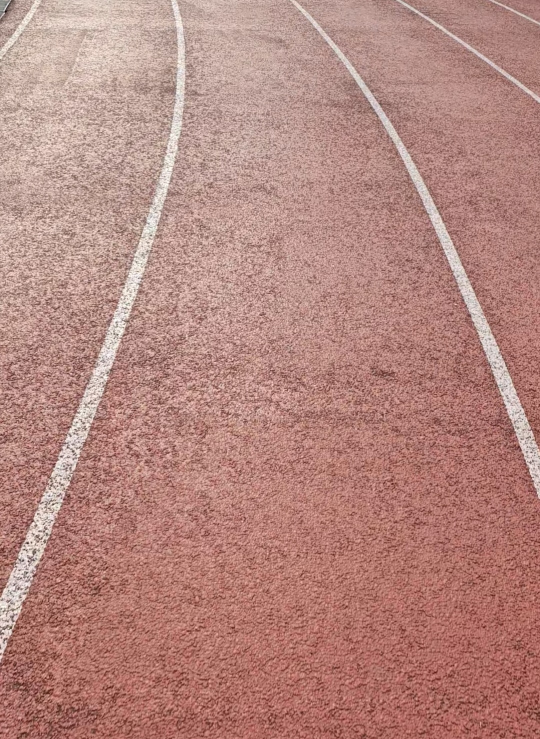
#> input picture 차선검출/test_img.jpg, 1080 x 1478 px, given in place of test_video.mp4, which was not available (shown at 1/2 size)
$ python video_test.py
#> lines starting #> are read from the running program, lines starting #| are printed output that depends on the picture; after the words box and inside, x2 and y2 are one past the last pixel; in counts of white or black regions, pixels touching at a corner belong together; pictures that were not available may be replaced by others from this repository, and a replacement may not be noted
import matplotlib.pyplot as plt
import matplotlib.image as mpimg
import numpy as np
import cv2

#출처 : https://pinkwink.kr/1264
path = "test_video.mp4"
cap=cv2.VideoCapture(path)

fps = cap.get(cv2.CAP_PROP_FPS)
width  = cap.get(cv2.CAP_PROP_FRAME_WIDTH)
height = cap.get(cv2.CAP_PROP_FRAME_HEIGHT)
codec = cv2.VideoWriter_fourcc(*'mp4v')
out=cv2.VideoWriter('output_2.mp4', codec, 30.0, (int(width),int(height)))
print(width,height)
# [4 lines of commented-out code are left out]

def grayscale(img):
    return cv2.cvtColor(img,cv2.COLOR_RGB2GRAY)
# gray=grayscale(img)

def gaussian_blur(img,kernel_size):
    return cv2.GaussianBlur(img,(kernel_size, kernel_size),0)
kernel_size=5
# blur_gray=gaussian_blur(gray,kernel_size)
# blur_gray = (blur_gray * 255).astype(np.uint8)

def canny(img,low_threshold,high_threshold):
    return cv2.Canny(img,low_threshold,high_threshold)
low_threshold=50
high_threshold=200
# edges=canny(blur_gray,low_threshold,high_threshold)
# print(len(img.shape))


# print(imshape)


def region_of_interest(img,vertices):
    mask = np.zeros_like(gray)

    if len(img.shape) >2 :
        channel_count=img.shape[2]
        ignore_mask_color=(255,)*channel_count
    else:
        ignore_mask_color =255
    cv2.fillPoly(mask,vertices,ignore_mask_color)

    masked_image=cv2.bitwise_and(img,mask)
    return masked_image

# imshape=img.shape
# vertices=np.array([[(10,400),(120,120),(440,120),(490,400)]],dtype=np.int32)
# mask = region_of_interest(edges,vertices)

def draw_lines(img,lines,color=[255,0,0],thickness=5):
    for line in lines:
        for x1,y1,x2,y2 in line:
            cv2.line(img,(x1,y1),(x2,y2),color,thickness)

def hough_lines(img,rho,theta,threshold,min_line_len,max_line_gap):
    lines =cv2.HoughLinesP(img,rho,theta,threshold,np.array([]), minLineLength=min_line_len,maxLineGap=max_line_gap)
    line_img=np.zeros((img.shape[0],img.shape[1],3),dtype=np.uint8) #왜3으로 해야하니 내 shape은 4던뎅
    draw_lines(line_img,lines)
    return line_img
rho=2
theta=np.pi/180
threshold=90
min_line_len=120
max_line_gap=150
# [6 lines of commented-out code are left out]
while cap.isOpened():
    ret,img = cap.read()
#> img is the input picture: shape (1478, 1080, 3); mean B, G, R 127.2, 135.2, 181.1
    img = (img * 255).astype(np.uint8)
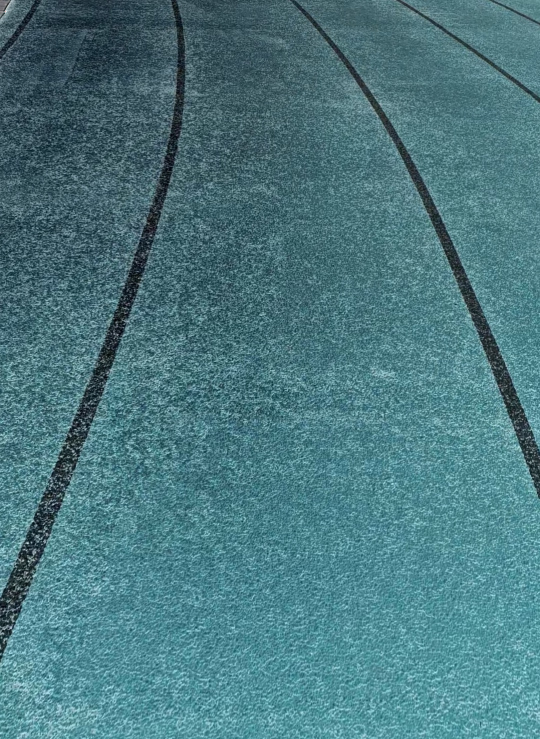
#> img: shape (1478, 1080, 3) (shown at 1/2 size); mean B, G, R 128.8, 120.8, 74.9
    img2=img.copy()
    if not ret:
        print("프레임 수신불가. 종료중")
        break

    gray=grayscale(img)
#> in grayscale, `return cv2.cvtColor(img,cv2.COLOR_RGB2GRAY)`:
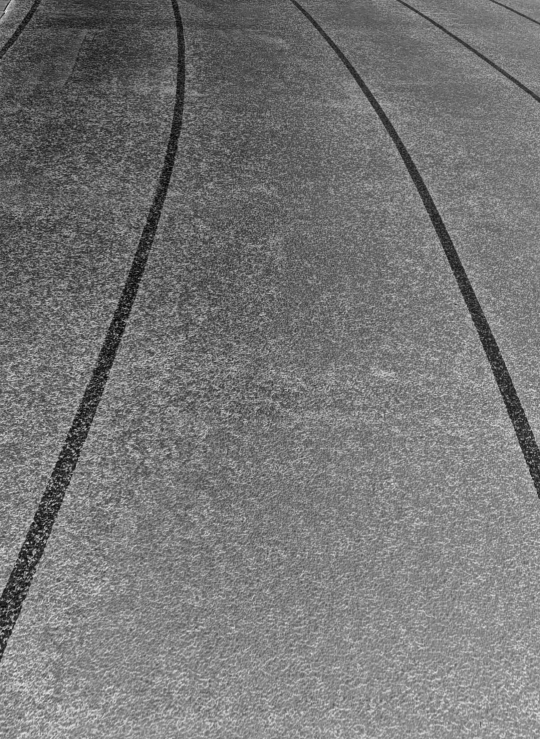
#> returned value: shape (1478, 1080) (shown at 1/2 size); min 2, max 251, mean 118
    blur_gray=gaussian_blur(gray,kernel_size)
    blur_gray = (blur_gray * 255).astype(np.uint8)
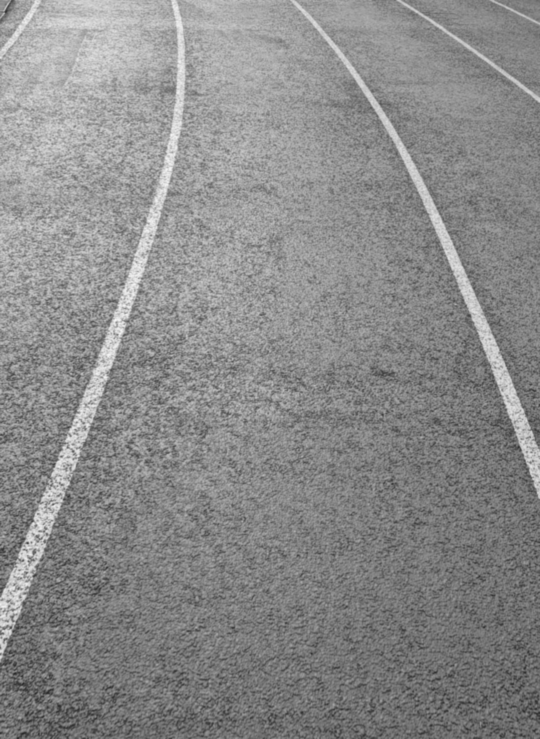
#> blur_gray: shape (1478, 1080) (shown at 1/2 size); min 38, max 247, mean 138
    edges=canny(blur_gray,50,200)
#> in canny, `return cv2.Canny(img,low_threshold,high_threshold)`:
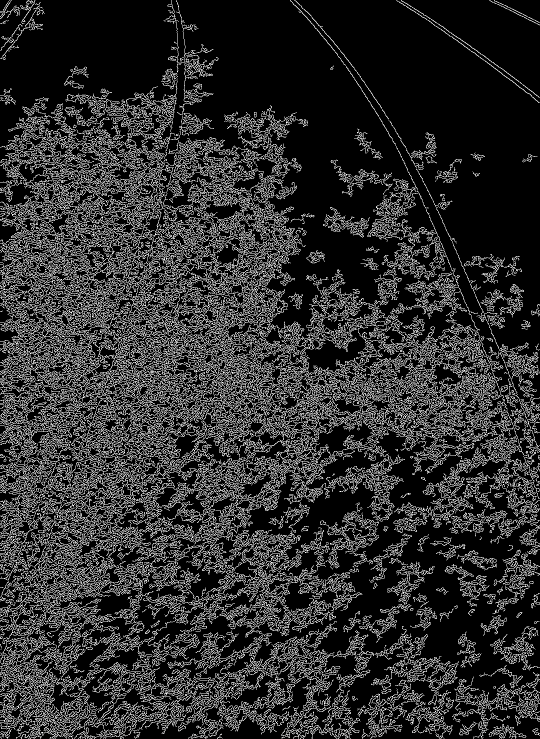
#> returned value: shape (1478, 1080) (shown at 1/2 size); 18.3% white in thin lines or dots
    mask=np.zeros_like(gray)

    if len(img.shape) >2 :
        channel_count=img.shape[2]
#> channel_count = 3
        ignore_mask_color=(255,)*channel_count
#> ignore_mask_color = (255, 255, 255)
    else:
        ignore_mask_color =255
    imgshape=img.shape
#> imgshape = (1478, 1080, 3)
    vertices=np.array([[(10,600),(120,120),(680,120),(730,600)]],dtype=np.int32)
    cv2.fillPoly(mask,vertices,ignore_mask_color)
#> mask: shape (1478, 1080); 19.3% white; 1 white region, box (x1, y1, x2, y2) and area: (10, 120, 731, 601) 308321
    mask=region_of_interest(edges, vertices)
#> in region_of_interest, `masked_image=cv2.bitwise_and(img,mask)`:
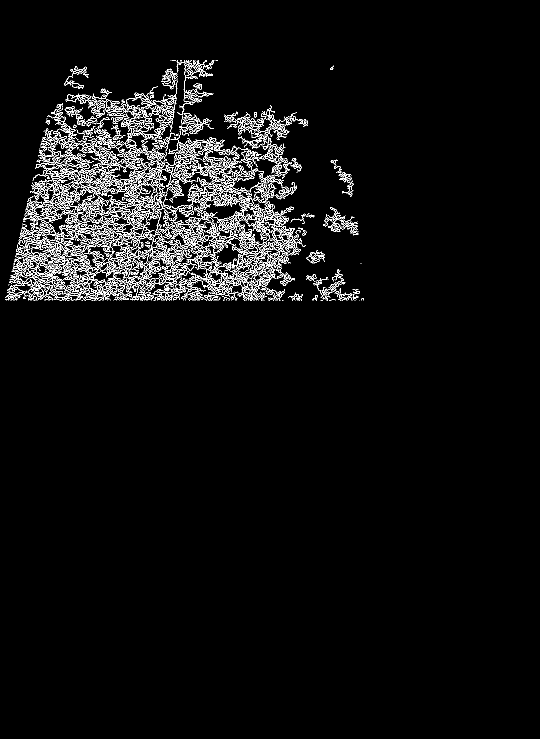
#> masked_image: shape (1478, 1080) (shown at 1/2 size); 3.7% white in thin lines or dots, all inside (x1, y1, x2, y2) = (10, 120, 728, 601)

    lines=hough_lines(mask,rho,theta,threshold,min_line_len,max_line_gap)
#> in hough_lines, `lines =cv2.HoughLinesP(img,rho,theta,threshold,np.array([]), minLineLe..`: lines = 301 rows, first 6: [11, 595, 715, 595], [18, 587, 716, 587], [24, 556, 684, 556], [36, 516, 647, 516], [27, 533, 558, 533], [13, 592, 714, 592]
#> the loop in draw_lines, `for line in lines:` made 301 passes
#> after the loop in draw_lines, `for line in lines:`:
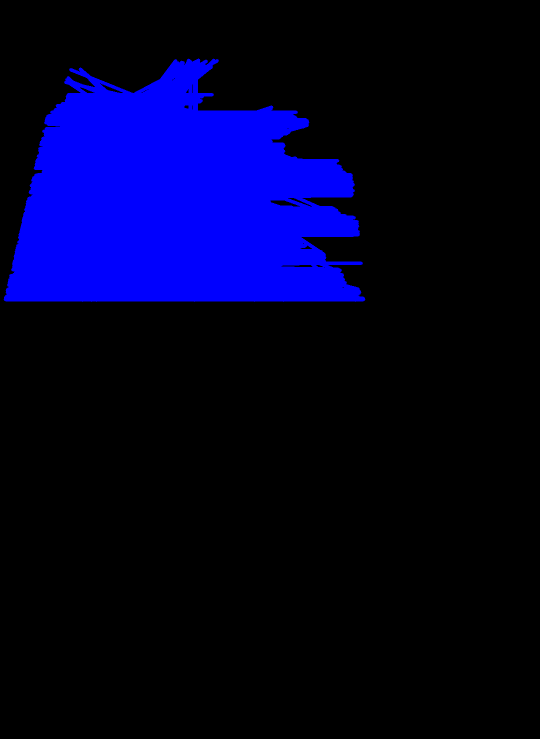
#> img: shape (1478, 1080, 3) (shown at 1/2 size); mean of channels 0, 1, 2 39.9, 0, 0; drawn as B, G, R
    # line_edges=weighted_img(lines,img,0.8,1,0)
    lines_edges=cv2.addWeighted(img2,0.8,lines,1,0)
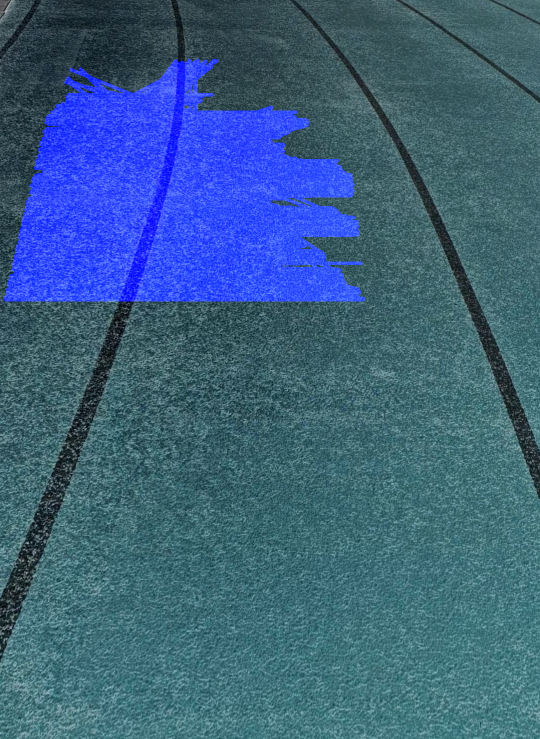
#> lines_edges: shape (1478, 1080, 3) (shown at 1/2 size); mean B, G, R 129.9, 96.6, 59.9

    cv2.imshow('frame1',lines_edges)
    out.write(lines_edges)

    if cv2.waitKey(25) == ord('q'):
#> (key q is pressed here)
        break
cap.release()
out.release()
cv2.destroyAllWindows()
